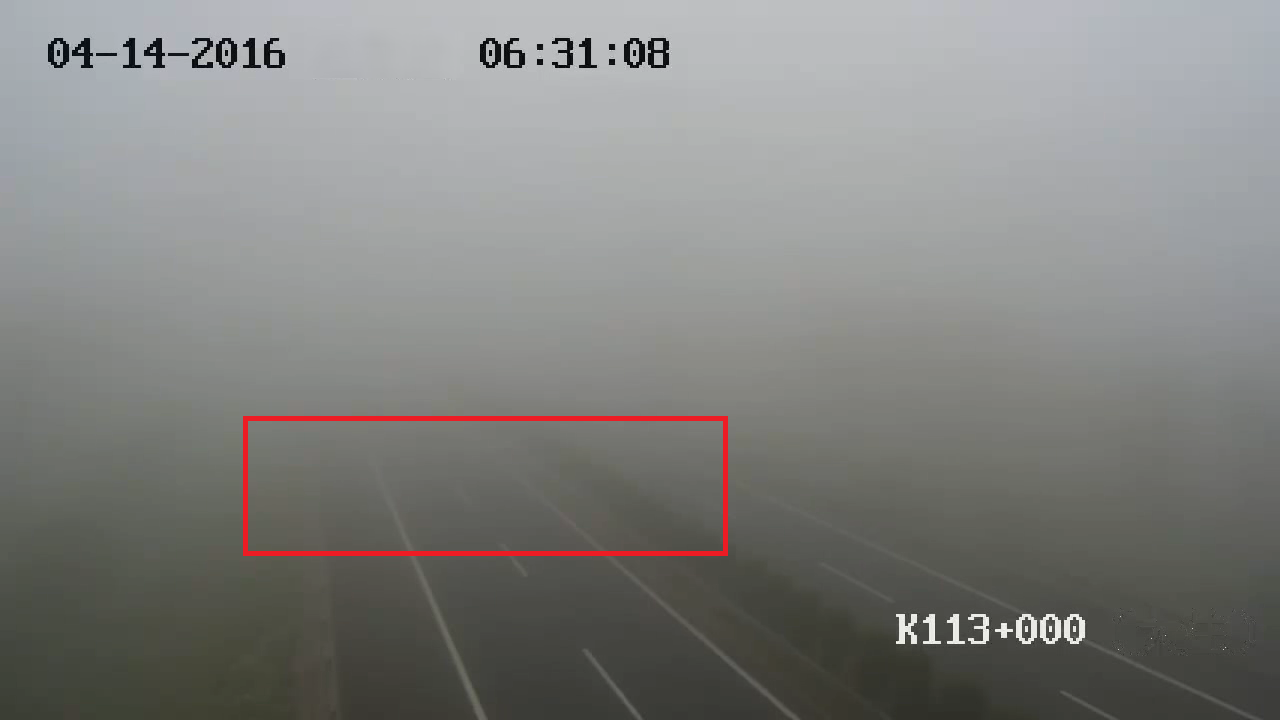
%> input picture ImgCmp/original_frame02.bmp, 1280 x 720 px
$ octave DaiEestiFogDensityValBy3FeaturesFuse.m   (GNU Octave 9; MATLAB toolbox functions it lacks are replaced by stand-ins)
%> lines starting %> are read from the running program, lines starting %| are printed output that depends on the picture
### darkChannel3onlyDark.m
% Date:20/6/2013
% This code was writen by Changkai Zhao
% Email:changkaizhao1006@gmail.com
% completed and corrected in 20/06/2013 and in 23/06/2013
%
% This algorithm is described in details in
%
% "Single Image Haze Removal Using Dark Channel Prior",
% by Kaiming He Jian Sun Xiaoou Tang,
% In: CVPR 2009

% details about guilded image filter in
% "Guilded image filtering"
% by Kaiming He Jian Sun Xiaoou Tang

% OUTPUT:J_darkchannel %RA chaged

function [ J_darkchannel] = darkChannel3onlyDark( I,px,w)

if (nargin < 3)
   w = 0.95;        % by default, constant parameter w is set to 0.95.
end
if (nargin < 2)
   px = 15;         % by default, the window size is set to 15.
end
if (nargin < 1)
	msg1 = sprintf('%s: Not input.', upper(mfilename));
        eid = sprintf('%s:NoInputArgument',mfilename);
        error(eid,'%s %s',msg1);
end
if ((w >= 1.0) || (w<=0.0))
	msg1 = sprintf('%s: w is out of bound.', upper(mfilename));
        msg2 = 'It must be an float between 0.0 and 1.0';
        eid = sprintf('%s:outOfRangeP',mfilename);
        error(eid,'%s %s',msg1,msg2);
end

if (px < 1)
	msg1 = sprintf('%s: px is out of bound.', upper(mfilename));
        msg2 = 'It must be an integer higher or equal to 1.';
        eid = sprintf('%s:outOfRangeSV',mfilename);
        error(eid,'%s %s',msg1,msg2);
end


% Pick the top 0.1% brightest pixels in the dark channel.
Im=im2double(I);
[dimr,dimc,col]=size(I);
dx=floor(px/2);
% Initial three matrices
J=zeros(dimr,dimc,col);
t_map=zeros(dimr,dimc);
J_darktemp=zeros(dimr,dimc);
tmap_ref=zeros(dimr,dimc);
    if(col==3)
        A_r=0;
        A_g=0;
        A_b=0;
        %% Estimate the atmospheric light (color)
        J_darkchannel=min(Im,[],3);
        for i=(1:dimr)
            for j=(1:dimc)
                ilow=i-dx;ihigh=i+dx;
                jlow=j-dx;jhigh=j+dx;
                if(i-dx<1)
                    ilow=1;
                end
                if(i+dx>dimr)
                    ihigh=dimr;
                end
                if(j-dx<1)
                    jlow=1;
                end
                if(j+dx>dimc)
                    jhigh=dimc;
                end
                J_darktemp(i,j)= min(min(J_darkchannel(ilow:ihigh,jlow:jhigh)));
            end
        end
        J_darkchannel=J_darktemp;
        %%%%cut follow dehazing %%%%%%%%%%%%%%%%%%%%%%%%
    end% col==3

    if(col==1)
        Airlight=0;
        %% Estimate the atmospheric light (gray)
        for i=(1:dimr)
            for j=(1:dimc)
                ilow=i-dx;ihigh=i+dx;
                jlow=j-dx;jhigh=j+dx;
                if(i-dx<1)
                    ilow=1;
                end
                if(i+dx>dimr)
                    ihigh=dimr;
                end
                if(j-dx<1)
                    jlow=1;
                end
                if(j+dx>dimc)
                    jhigh=dimc;
                end
                J_darkchannel(i,j)= min(min(Im(ilow:ihigh,jlow:jhigh)));
            end
        end
 %%%%%%%%%%%%%%%%%%%%%%%%%%%%cut follow dehazing
    end

end

### DaiEestiFogDensityValBy3FeaturesFuse.m
%DaiEestiFogDensityValBy3FeaturesFuse.m
%Esitimate fog density using image according to three image features：
%1.Average S values in HSV format
%2.Rate of white points in ranged points
%3.Jdark, i.e. dark channel map
%Input: a folder of images in the format "png","jpg", of "jpeg".
%Output:Estimated fog density of each image, and save to
%"***_Fden_Ours_t***s.xls"
%2024.7

% clear all;
disp('**Estimate fog density of RGB image using our method** ');
%----threshold begin
VarThresh  = 0.018^2; % 0.065;
Scal = 1;

%------end threshold--------------

opfilePath = uigetdir('..');  %Open image folder，analysis all image in the folder
%> the answer given: ImgCmp
img_path_list = dir(strcat(opfilePath,'\*.png' ));%image list
img_num = length(img_path_list);%the number of images
if img_num<1
img_path_list = dir(strcat(opfilePath,'\*.jpg' ));%image list
img_num = length(img_path_list);%the number of images
end
if img_num<1
img_path_list = dir(strcat(opfilePath,'\*.jpeg' ));%image list
img_num = length(img_path_list);%the number of images
end
if img_num<1
img_path_list = dir(strcat(opfilePath,'\*.bmp' ));%image list
img_num = length(img_path_list);%the number of images
end
%
F2S =zeros(img_num,1);%record average s-values
rgdVar = zeros(img_num,1);%Rate of white points in ranged points
Fdark  = zeros(img_num,1);%Jdark, i.e. dark channel map


fileNm=[];
%读取每辐图像，并计算特征
tic
ImgOpend = 0;
for q = 1:img_num %逐一读取有雾图像
    image_name = img_path_list(q).name  % 图像名
    ImgOpend = ImgOpend+1;
    fileNm{ImgOpend,1}=image_name;
    J = [];
    J = imread(strcat(opfilePath,'\',image_name));
%> J is the input picture: size 720x1280x3 uint8; mean R, G, B 129.7, 129.9, 127.6
    %Fea1: s mean
    HSVi = rgb2hsv(J);
%> HSVi: size 720x1280x3 double; mean H, S, V 0.351, 0.0573, 0.519
    Si = HSVi(:,:,2) ;
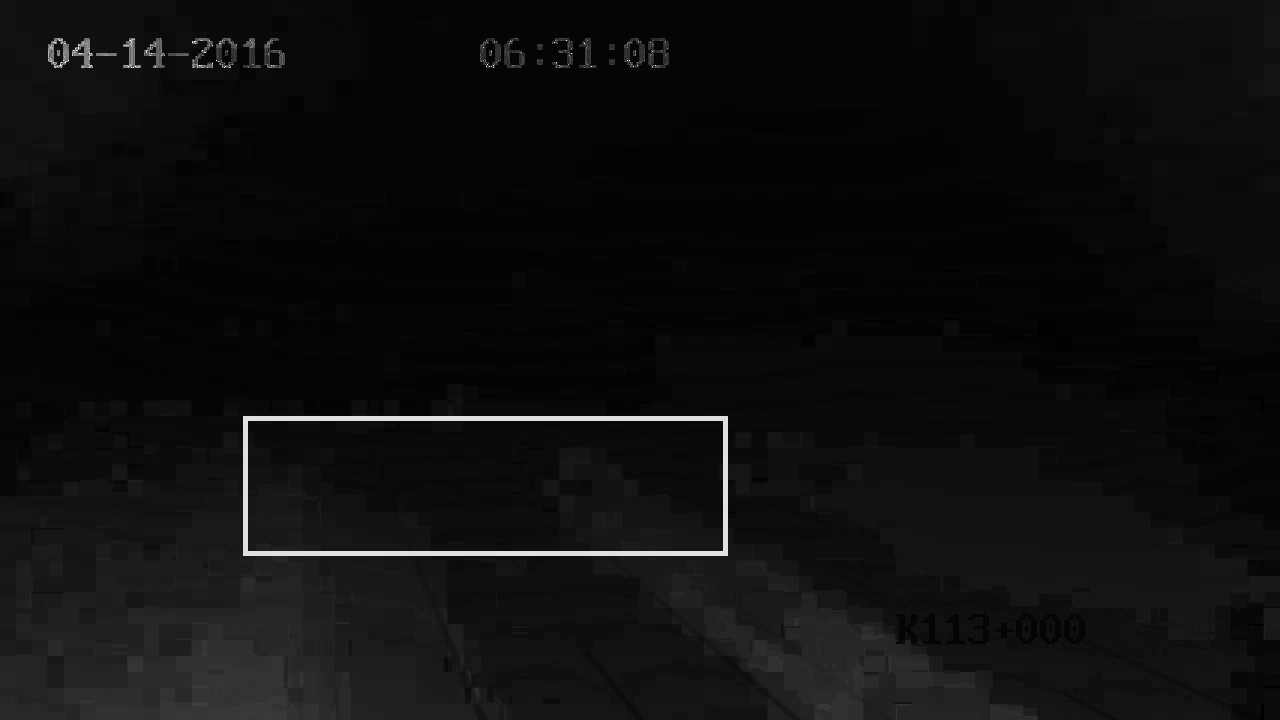
%> Si: size 720x1280 double; min 0, max 1, mean 0.0573
    [m, n] = size( Si );
%> m = 720; n = 1280
    F2S(ImgOpend,1) = mean(Si(:));
    %Fea2: rate of white points in all points
    J1 = double(J)./255;
    Xm = sum(J1,3);
    X2 =  sum(J1.^2,3);
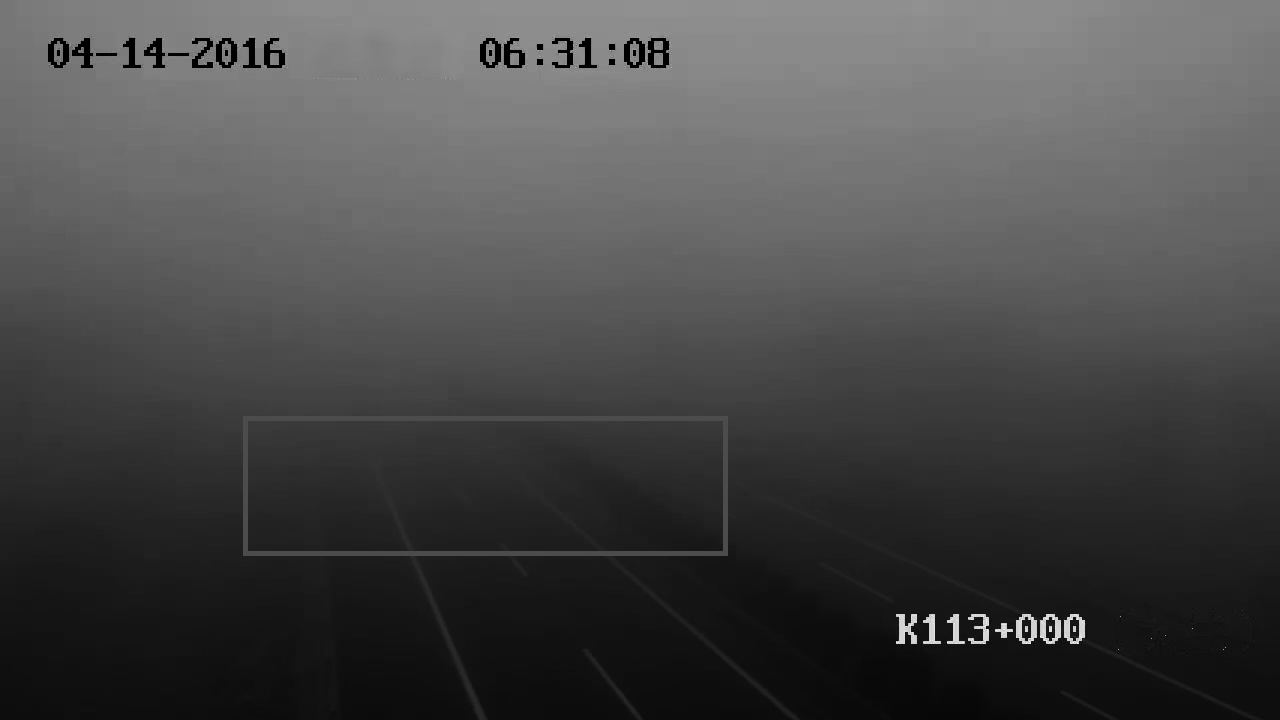
%> X2: size 720x1280 double; min 0, max 3, mean 0.858; drawn with min black and max white
    varM = (X2- Xm.^2/3)/2;%每个像素点的色彩方差
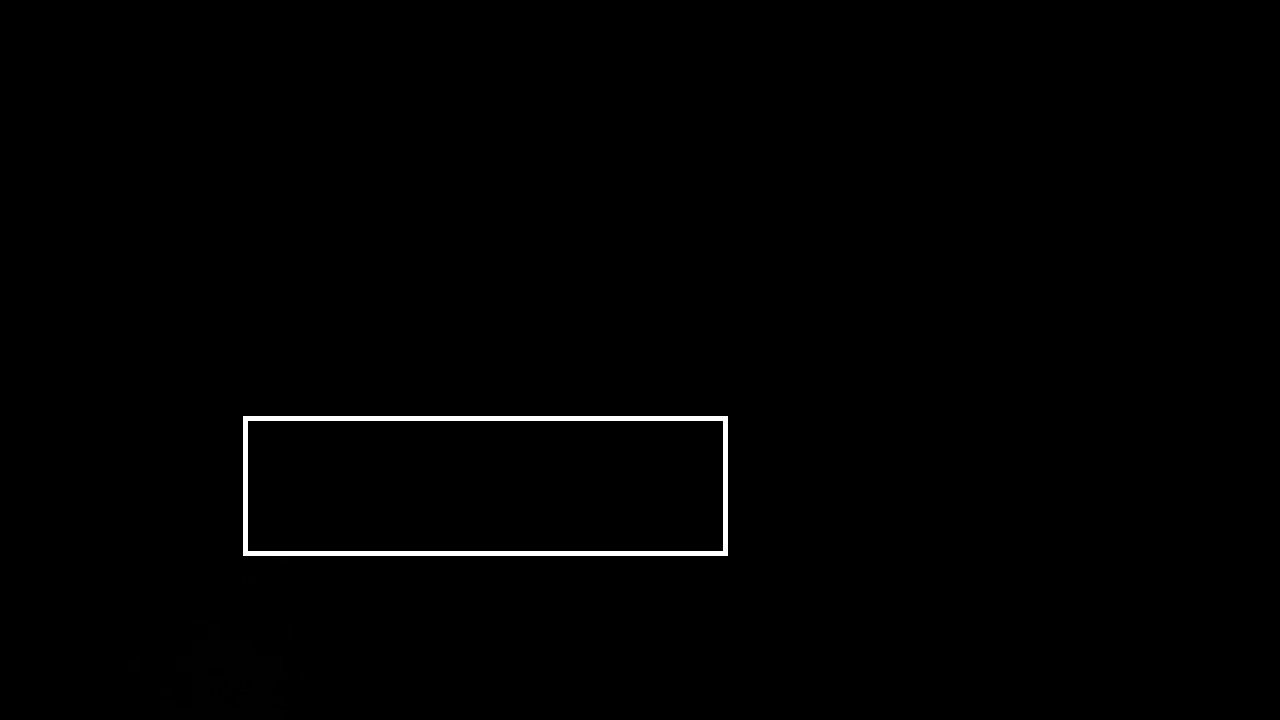
%> varM: size 720x1280 double; min -5.55e-17, max 0.216, mean 0.0016; drawn with min black and max white
    varMv = varM(:);
    idx = find( varMv  < VarThresh );%方差在一定范围内的点所占比例
%> idx = 785047 values from 179 to 921600
    rgdVar(ImgOpend,1) = size(idx,1)/m/n;
    %Fea3: Jdark
    Jdark = darkChannel3onlyDark( J,3,0.95);
%> after the loop in darkChannel3onlyDark, `for i=(1:dimr)`:
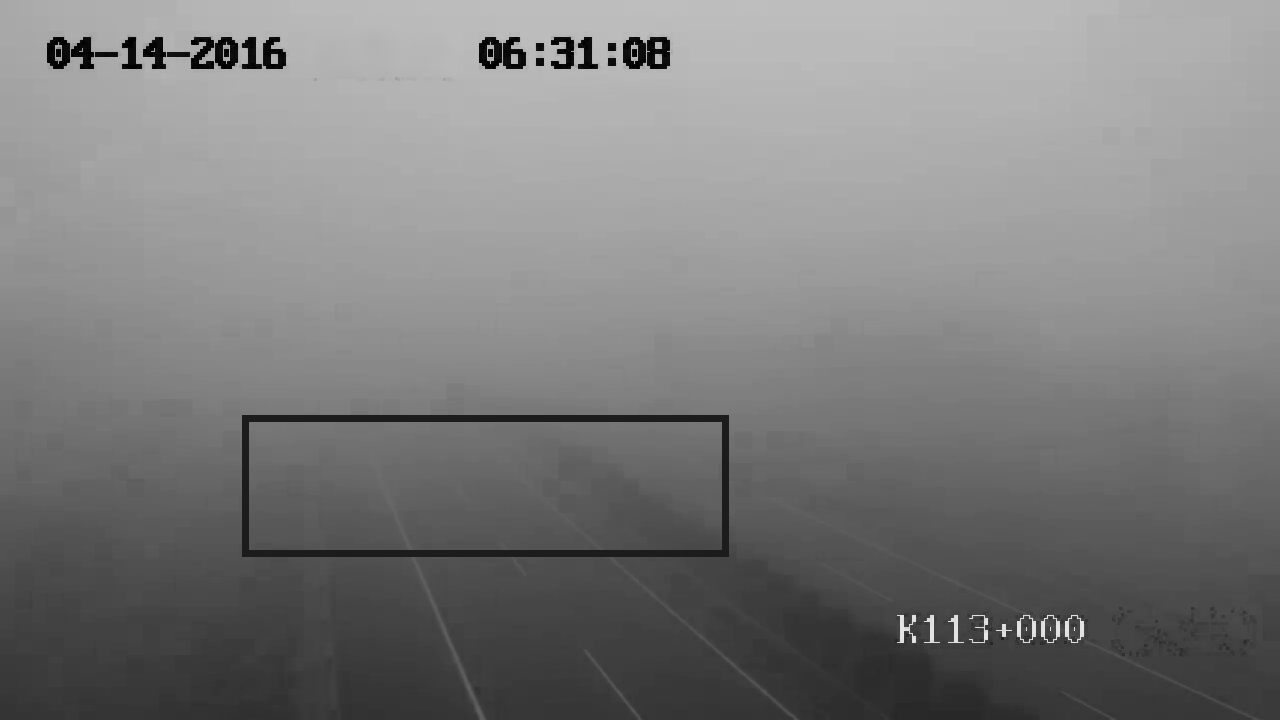
%> J_darktemp: size 720x1280 double; min 0, max 0.914, mean 0.487
    [m,n]=size(Jdark);
    Dkv=[];
    Dkv = double(Jdark(:));
    idx = find(Dkv<0.85);
%> idx = 920564 values from 1 to 921600
    Dkv1 = Dkv(idx);
    Fdark(ImgOpend,1) = mean(Dkv1 );
end%end q
%> pass 2 of the loop `for q = 1:img_num`:
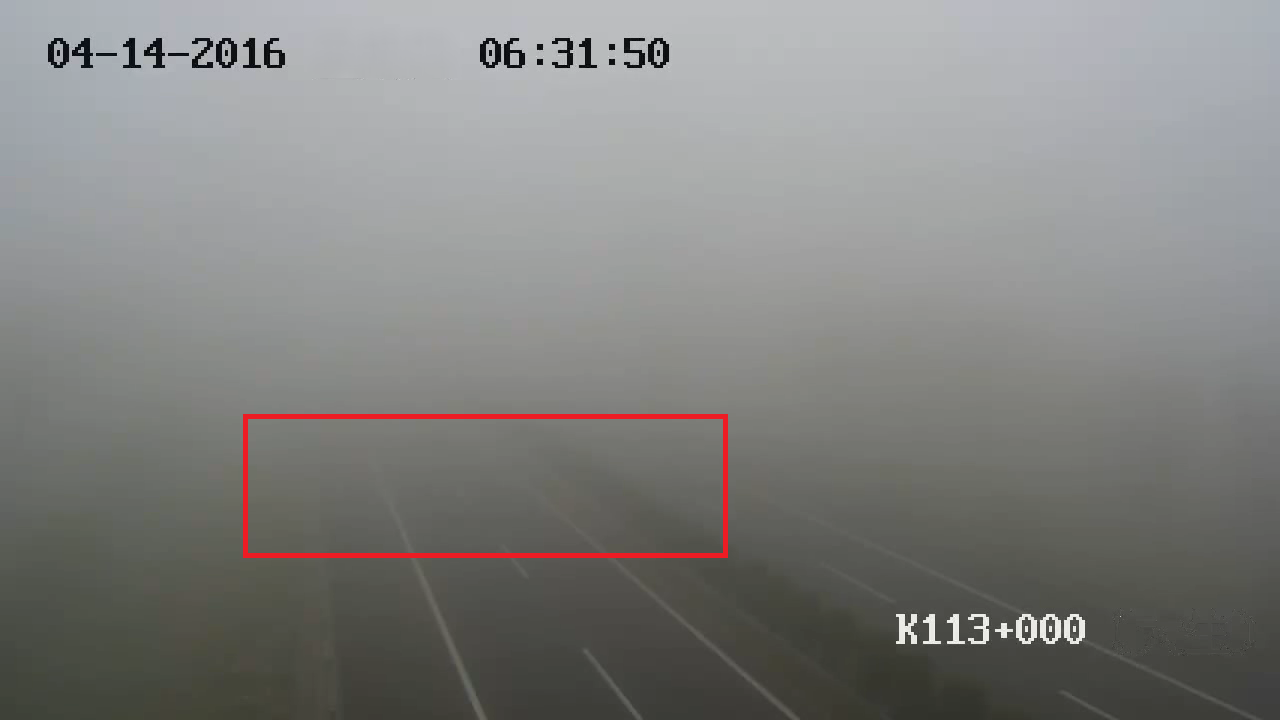
%> input picture ImgCmp/original_frame03.bmp, 1280 x 720 px
%> J is the input picture: size 720x1280x3 uint8; mean R, G, B 130, 130, 128.1
%> HSVi: size 720x1280x3 double; mean H, S, V 0.341, 0.0537, 0.52
%> `varM = (X2- Xm.^2/3)/2;`:
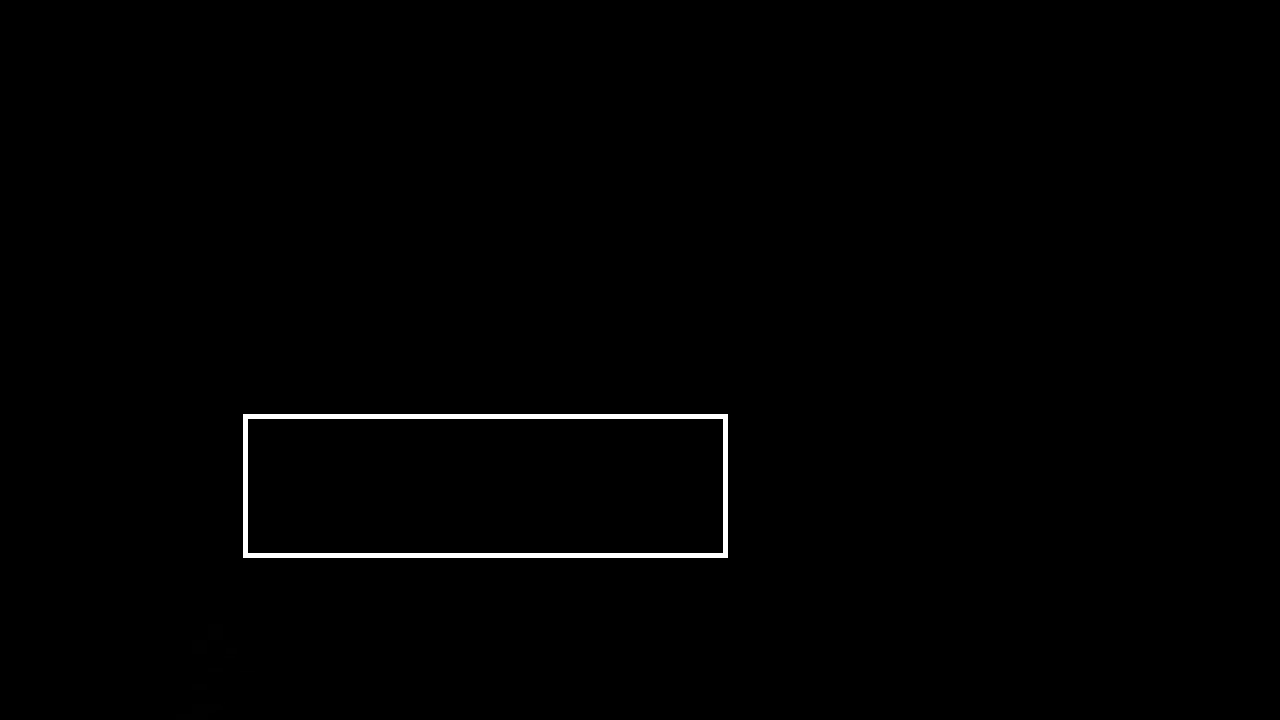
%> varM: size 720x1280 double; min -1.11e-16, max 0.216, mean 0.0016; drawn with min black and max white
%> `idx = find( varMv  < VarThresh );`: idx = 798486 values from 177 to 921600
%> after the loop in darkChannel3onlyDark (call 2), `for i=(1:dimr)`:
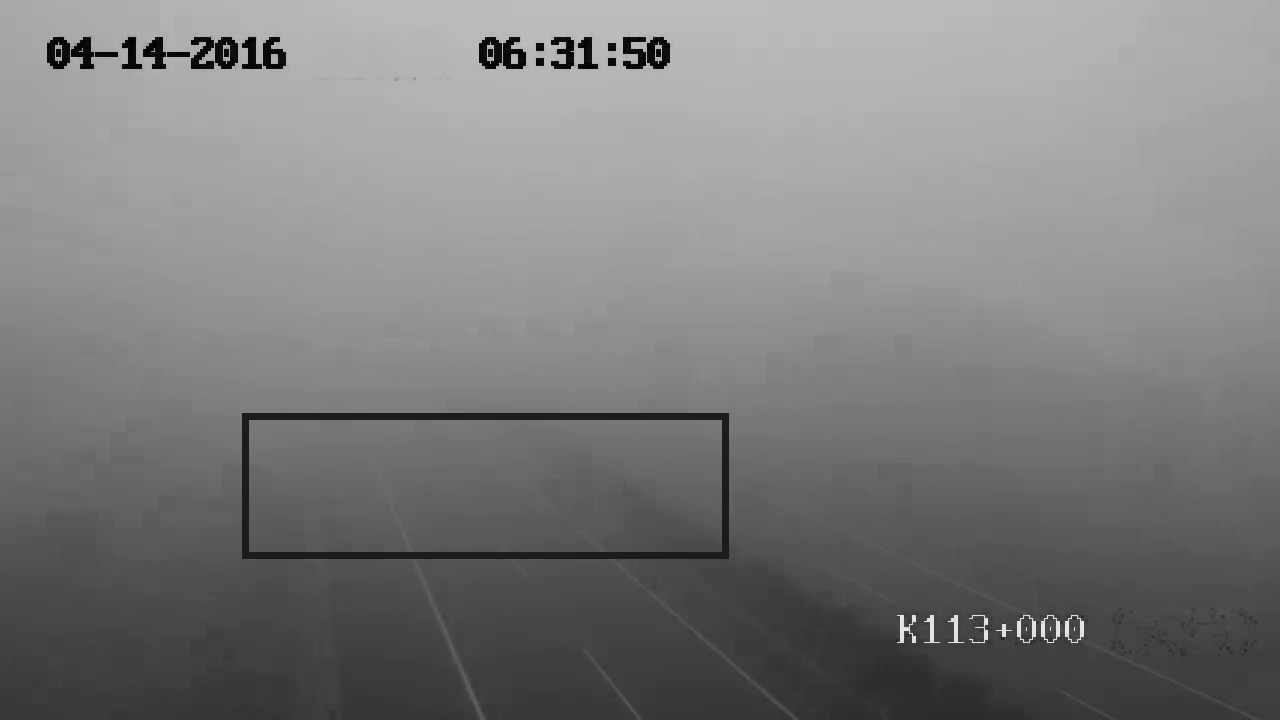
%> J_darktemp: size 720x1280 double; min 0, max 0.91, mean 0.489
%> `idx = find(Dkv<0.85);`: idx = 920504 values from 1 to 921600

%转化为雾浓度估计
VisD = 500; %默认500;  %无雾图像强度信息
P2 = 0.05;  % 默认 0.05;
P3 = 20000;%默认20000
maxS =  max( F2S );
%> maxS = 0.0573
AdjLight = maxS *( 1+ P2 * exp( VisD*VisD/P3/P3 ) );
%> AdjLight = 0.0602
AdjF2S = F2S/AdjLight;
%> AdjF2S = [0.952; 0.892]
LowR = min( min( rgdVar ),0.3);
%> LowR = 0.3
AdjRgdVar = (rgdVar-LowR)/(1-LowR);
%> AdjRgdVar = [0.788; 0.809]
alph1 = 0.50; %默认
alph2 = 0.25;%city %0.45;
Fden = alph1*(1- AdjF2S ) + alph2* AdjRgdVar + (1-alph1-alph2)*Fdark; % stdlized
%> Fden = [0.343; 0.378]

OursTm = toc

iSN = 1:1:img_num;
fig=figure('Color','w');
plot(iSN, F2S,'r-o','LineWidth',2);
text(iSN',F2S',fileNm);
hold on
plot(iSN, rgdVar,'g-+','LineWidth',2);
plot(iSN, Fdark,'b-+','LineWidth',2);
legend('Fsatu', 'Frate','Fdark');
title('Features:Fsatu, Frate, Fdark');
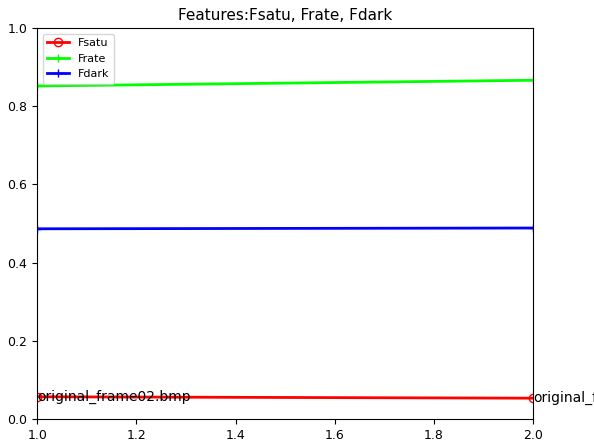
%> figure redrawn from the program's plot data


fig2 = figure('Color','w');
plot(iSN, Fden,'b-*','LineWidth',2);
text(iSN,Fden,fileNm);
title('Fog density estimation');
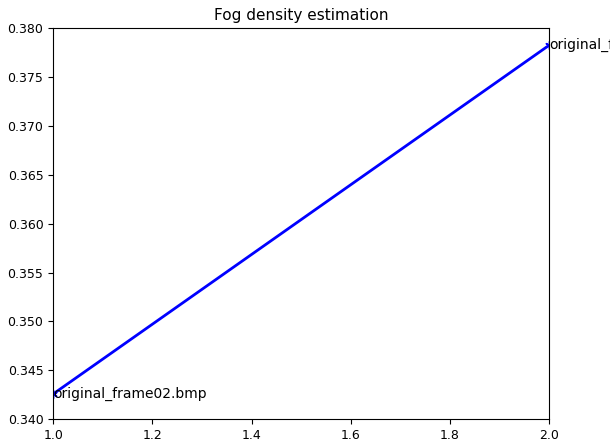
%> figure redrawn from the program's plot data

return ;
%Save
svFilePN=[opfilePath,'_Fden_Ours_t',num2str(OursTm),'s1.xls'];
xlswrite(svFilePN,[{'image'},{'AdjF2S'},{'AdjRgdVar'},{'Fdark'},{'Fden'}],'Sheet1','A1:E1');
rowRang = num2str(img_num+1);
xlswrite(svFilePN,fileNm,'Sheet1',['A2:A',rowRang] );
xlswrite(svFilePN,AdjF2S,'Sheet1',['B2:B',rowRang] );
xlswrite(svFilePN,AdjRgdVar,'Sheet1',['C2:C',rowRang] );
xlswrite(svFilePN,Fdark,'Sheet1',['D2:D',rowRang] );
xlswrite(svFilePN,Fden,'Sheet1',['E2:E',rowRang] );

saveas(gcf, [opfilePath,'_Fden_Ours.png'] );
